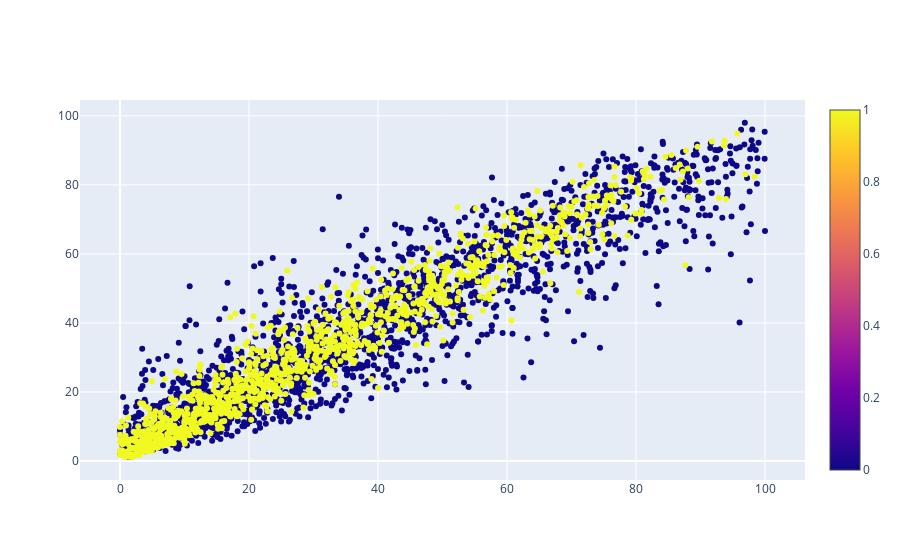

The cell this chart's notebook holds for it:
### Code cell
fig = go.Figure()
fig.add_trace(go.Scatter(x=df_combine['stochastic'],y=df_combine['stochastic_signal'],marker_color=df_combine['is_pump'],mode='markers',marker=dict(showscale=True)))
fig.show()

### Figure 1 — Plotly figure (JSON) as saved in the notebook; plotly's stock layout.template omitted (floating-point values rounded to 4 significant figures; data arrays with more than 128 entries replaced by an {"elided": "..."} marker saying what was removed)
{"data": [{"marker": {"color": {"elided": "3054 int values"}, "showscale": true}, "mode": "markers", "type": "scatter", "x": {"elided": "3054 float values"}, "y": {"elided": "3054 float values"}}], "layout": {}}
